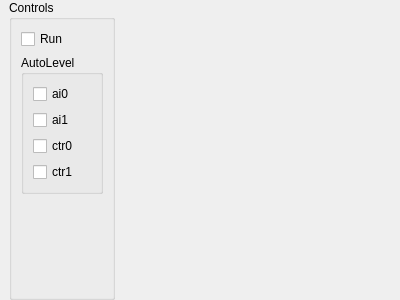
<?xml version="1.0" encoding="UTF-8"?>
<ui version="4.0">
 <class>Form</class>
 <widget class="QWidget" name="Form">
  <property name="geometry">
   <rect>
    <x>0</x>
    <y>0</y>
    <width>400</width>
    <height>300</height>
   </rect>
  </property>
  <property name="windowTitle">
   <string>Form</string>
  </property>
  <layout class="QHBoxLayout" name="horizontalLayout" stretch="0,1">
   <property name="spacing">
    <number>9</number>
   </property>
   <property name="leftMargin">
    <number>9</number>
   </property>
   <property name="topMargin">
    <number>0</number>
   </property>
   <property name="rightMargin">
    <number>0</number>
   </property>
   <property name="bottomMargin">
    <number>0</number>
   </property>
   <item>
    <widget class="QGroupBox" name="controls_groupBox">
     <property name="autoFillBackground">
      <bool>false</bool>
     </property>
     <property name="title">
      <string>Controls</string>
     </property>
     <property name="checkable">
      <bool>false</bool>
     </property>
     <layout class="QGridLayout" name="gridLayout">
      <item row="1" column="0">
       <widget class="QGroupBox" name="autolevel_groupBox">
        <property name="title">
         <string>AutoLevel</string>
        </property>
        <layout class="QGridLayout" name="gridLayout_2">
         <item row="0" column="0">
          <widget class="QCheckBox" name="ai0_autolevel_checkBox">
           <property name="text">
            <string>ai0</string>
           </property>
          </widget>
         </item>
         <item row="1" column="0">
          <widget class="QCheckBox" name="ai1_autolevel_checkBox">
           <property name="text">
            <string>ai1</string>
           </property>
          </widget>
         </item>
         <item row="2" column="0">
          <widget class="QCheckBox" name="ctr0_autolevel_checkBox">
           <property name="text">
            <string>ctr0</string>
           </property>
          </widget>
         </item>
         <item row="3" column="0">
          <widget class="QCheckBox" name="ctr1_autolevel_checkBox">
           <property name="text">
            <string>ctr1</string>
           </property>
          </widget>
         </item>
        </layout>
       </widget>
      </item>
      <item row="0" column="0">
       <widget class="QCheckBox" name="activation_checkBox">
        <property name="text">
         <string>Run</string>
        </property>
       </widget>
      </item>
      <item row="2" column="0">
       <spacer name="verticalSpacer">
        <property name="orientation">
         <enum>Qt::Vertical</enum>
        </property>
        <property name="sizeHint" stdset="0">
         <size>
          <width>20</width>
          <height>40</height>
         </size>
        </property>
       </spacer>
      </item>
     </layout>
    </widget>
   </item>
   <item>
    <widget class="QWidget" name="plot_widget" native="true">
     <layout class="QVBoxLayout" name="verticalLayout"/>
    </widget>
   </item>
  </layout>
 </widget>
 <resources/>
 <connections/>
</ui>
